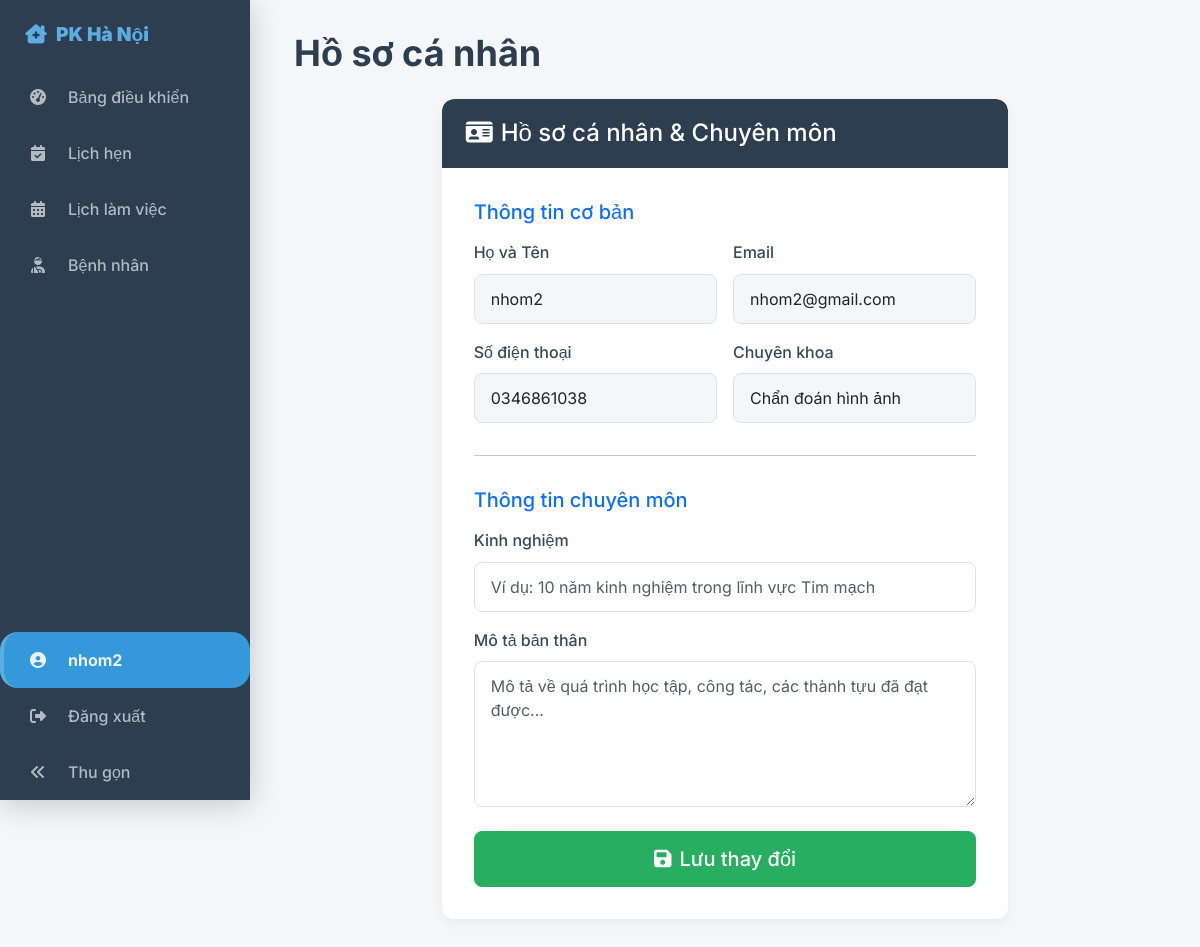
The page /doctor/profile (signed in) on the database its author committed.
### tables this page shows
CREATE TABLE `bacsi` (
  `BacSiID` int(11) NOT NULL,
  `UserID` int(11) NOT NULL,
  `ChuyenKhoaID` int(11) DEFAULT NULL,
  `MoTa` text DEFAULT NULL,
  `KinhNghiem` varchar(255) DEFAULT NULL
);

CREATE TABLE `nguoidung` (
  `UserID` int(11) NOT NULL,
  `HoTen` varchar(100) NOT NULL,
  `Email` varchar(100) NOT NULL,
  `MatKhau` varchar(255) NOT NULL,
  `SoDienThoai` varchar(15) DEFAULT NULL,
  `VaiTro` enum('BacSi','BenhNhan','QuanTri') NOT NULL DEFAULT 'BenhNhan',
  `NgayTao` datetime DEFAULT current_timestamp(),
  `HoatDong` tinyint(1) DEFAULT 1
);

CREATE TABLE `chuyenkhoa` (
  `ChuyenKhoaID` int(11) NOT NULL,
  `TenChuyenKhoa` varchar(100) NOT NULL,
  `MoTa` text DEFAULT NULL
);

### app/Controllers/DoctorController.php (called while the page is built, shortened)
<?php
class DoctorController extends BaseController
{
    public function showProfile()
    {
        $doctorModel = new Doctor();
        $doctorProfile = $doctorModel->findByUserId($_SESSION['user']['UserID']);
        $this->render('doctors/profile', [
            'title' => 'Hồ sơ cá nhân',
            'doctor' => $doctorProfile
        ], 'doctor_layout');
    }
}

### core/Router.php (called while the page is built, shortened)
<?php
class Router
{
    protected array $routes = [
        'GET' => [],
        'POST' => []
    ];
    public function dispatch(string $uri, string $requestMethod)
    {
        foreach ($this->routes[$requestMethod] as $route => $action) {
            if (preg_match($route, $uri, $matches)) {
                [$controller, $method] = explode('@', $action);
                $controller = "App\\Controllers\\{$controller}";
                $params = array_filter($matches, 'is_string', ARRAY_FILTER_USE_KEY);
                return $this->callAction($controller, $method, $params);
            }
        }
        throw new Exception("Không tìm thấy route cho URI: {$uri}");
    }
    protected function callAction(string $controller, string $method, array $params = []): mixed
    {
        $controllerInstance = new $controller();
        return $controllerInstance->$method(...array_values($params));
    }
    private function addRoute(string $method, string $uri, string $action): void
    {
        $uri = preg_replace('/\{([a-zA-Z0-9_]+)\}/', '(?P<$1>[^/]+)', $uri);
        $uri = '#^' . $uri . '$#';
        $this->routes[$method][$uri] = $action;
    }
}

### public/index.php (called while the page is built, shortened)
<?php
try {
    Router::load(__DIR__ . '/../routes.php')
          ->dispatch(Request::uri(), Request::method());
} catch (Exception $e) {
    echo '<h1>Lỗi</h1>';
    echo '<p>' . $e->getMessage() . '</p>';
}

### app/Models/BaseModel.php (called while the page is built, shortened)
<?php
abstract class BaseModel
{
    public function __construct()
    {
        $this->pdo = Database::getInstance()->getConnection();
    }
}

### config/database.php (called while the page is built)
<?php
return [
    'host' => '127.0.0.1',
    'name' => 'doan1',
    'user' => 'root',
    'pass' => '',
    'port' => 3306,
    'charset' => 'utf8mb4'
];

### core/Database.php (called while the page is built, shortened)
<?php
class Database
{
    private static ?Database $instance = null;
    public PDO $pdo;
    private function __construct()
    {
        $config = require_once __DIR__ . '/../config/database.php';
        $dsn = "mysql:host={$config['host']};port={$config['port']};dbname={$config['name']};charset={$config['charset']}";
        $options = [
            PDO::ATTR_ERRMODE            => PDO::ERRMODE_EXCEPTION,
            PDO::ATTR_DEFAULT_FETCH_MODE => PDO::FETCH_ASSOC,
            PDO::ATTR_EMULATE_PREPARES   => false,
        ];
        try {
            $this->pdo = new PDO($dsn, $config['user'], $config['pass'], $options);
        } catch (PDOException $e) {
            die('Lỗi kết nối Cơ sở dữ liệu: ' . $e->getMessage());
        }
    }
    public static function getInstance(): Database
    {
        if (self::$instance === null) {
            self::$instance = new self();
        }
        return self::$instance;
    }
    public function getConnection(): PDO
    {
        return $this->pdo;
    }
}

### app/Models/Doctor.php (called while the page is built, shortened)
<?php
class Doctor extends BaseModel
{
    protected string $table = 'bacsi';
    public function findByUserId(int $userId): array|false
    {
        $sql = "SELECT
                    u.UserID, u.HoTen, u.Email, u.SoDienThoai,
                    b.BacSiID, b.MoTa, b.KinhNghiem,
                    c.TenChuyenKhoa
                FROM {$this->table} AS b
                JOIN nguoidung AS u ON b.UserID = u.UserID
                LEFT JOIN chuyenkhoa AS c ON b.ChuyenKhoaID = c.ChuyenKhoaID
                WHERE b.UserID = :userId";
        $stmt = $this->pdo->prepare($sql);
        $stmt->bindParam(':userId', $userId, PDO::PARAM_INT);
        $stmt->execute();
        return $stmt->fetch(PDO::FETCH_ASSOC);
    }
}

### app/Views/doctors/profile.php (the view, shortened to what this page needs)
<div class="row justify-content-center">
    <div class="col-lg-10 col-xl-8">
        <div class="card profile-card">
            <div class="card-header">
                <h4><i class="fas fa-id-card me-2"></i>Hồ sơ cá nhân & Chuyên môn</h4>
            </div>
            <div class="card-body">
                <form action="/doctor/profile/update" method="POST">
                    <h5 class="mb-3 text-primary">Thông tin cơ bản</h5>
                    <div class="row g-3 mb-3">
                        <div class="col-md-6">
                            <label class="form-label">Họ và Tên</label>
                            <input type="text" class="form-control" value="<?= htmlspecialchars($doctor['HoTen']) ?>" readonly>
                        </div>
                        <div class="col-md-6">
                            <label class="form-label">Email</label>
                            <input type="email" class="form-control" value="<?= htmlspecialchars($doctor['Email']) ?>" readonly>
                        </div>
                        <div class="col-md-6">
                            <label class="form-label">Số điện thoại</label>
                            <input type="text" class="form-control" value="<?= htmlspecialchars($doctor['SoDienThoai']) ?>" readonly>
                        </div>
                        <div class="col-md-6">
                            <label class="form-label">Chuyên khoa</label>
                            <input type="text" class="form-control" value="<?= htmlspecialchars($doctor['TenChuyenKhoa'] ?? 'Chưa cập nhật') ?>" readonly>
                        </div>
                    </div>
                    <hr>
                    <h5 class="mb-3 text-primary">Thông tin chuyên môn</h5>
                    <div class="mb-3">
                        <label for="KinhNghiem" class="form-label">Kinh nghiệm</label>
                        <input type="text" class="form-control" id="KinhNghiem" name="KinhNghiem" value="<?= htmlspecialchars($doctor['KinhNghiem'] ?? '') ?>" placeholder="Ví dụ: 10 năm kinh nghiệm trong lĩnh vực Tim mạch">
                    </div>
                    <div class="mb-4">
                        <label for="MoTa" class="form-label">Mô tả bản thân</label>
                        <textarea class="form-control" id="MoTa" name="MoTa" rows="5" placeholder="Mô tả về quá trình học tập, công tác, các thành tựu đã đạt được..."><?= htmlspecialchars($doctor['MoTa'] ?? '') ?></textarea>
                    </div>
                    <div class="d-grid">
                        <button type="submit" class="btn btn-primary btn-lg btn-save">
                            <i class="fas fa-save me-2"></i>Lưu thay đổi
                        </button>
                    </div>
                </form>
            </div>
        </div>
    </div>
</div>

### public/css/doctor_style.css (style rules this page uses)
:root { --primary: #2C3E50; --accent1: #3498DB; --accent2: #5DADE2; --background: #F4F6F7; --error: #E74C3C; --text-light: #ECF0F1; --text-dark: #34495E; }
body { overflow-x: hidden; background-color: var(--background); font-family: 'Inter', sans-serif; color: var(--text-dark); margin: 0; }
#page-content-wrapper p, #page-content-wrapper div, #page-content-wrapper span, #page-content-wrapper td, #page-content-wrapper li { font-weight: 400; font-size: 16px; line-height: 1.6; }
.card { border: none; border-radius: 12px; box-shadow: 0 4px 12px rgba(0, 0, 0, 0.05); transition: transform 0.2s ease-in-out, box-shadow 0.2s ease-in-out; background-color: #fff; }
.card-header { background-color: #fff; border-bottom: 1px solid #e9ecef; border-radius: 12px 12px 0 0 !important; padding: 1rem 1.25rem; }

### app/Views/doctors/profile.php (style rules this page uses)
:root { --primary: #2C3E50; --accent1: #3498DB; --background: #F4F6F7; --text-dark: #34495E; --success: #27AE60; }
.profile-card { border: none; border-radius: 12px; box-shadow: 0 4px 12px rgba(0, 0, 0, 0.05); background-color: #fff; overflow: hidden; }
.profile-card .card-header { background-color: var(--primary); color: white; padding: 1.25rem 1.5rem; border-bottom: none; }
.profile-card .card-header h4 { margin-bottom: 0; }
.profile-card .card-body { padding: 2rem; }
.profile-card .form-label { font-weight: 500; color: var(--text-dark); }
.profile-card .form-control[readonly] { background-color: var(--background); cursor: not-allowed; }
.profile-card .form-control { border-radius: 8px; padding: 0.75rem 1rem; }
.profile-card hr { margin: 2rem 0; }
.profile-card .btn-save { background-color: var(--success); border-color: var(--success); font-weight: 500; padding: 0.75rem; transition: all 0.2s ease; }

### rows shown on the page
bacsi: UserID.HoTen "nhom2", UserID.Email "nhom2@gmail.com", UserID.SoDienThoai "0346861038", ChuyenKhoaID.TenChuyenKhoa "Chẩn đoán hình ảnh"

### other values the page prints
$_SESSION['user']['HoTen'] "nhom2"
$title "Hồ sơ cá nhân"
